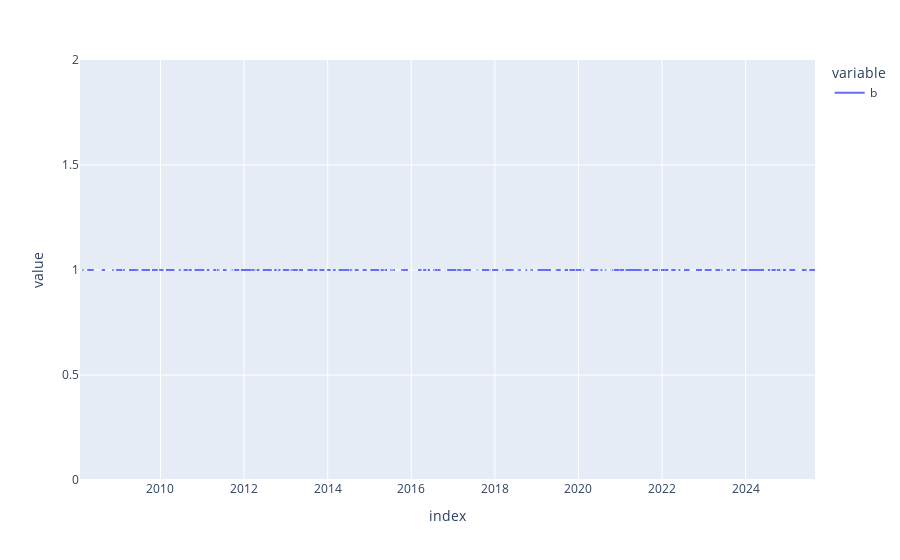

Write notebook code for a chart like this one.
### Code cell
px.line(df['b'])

### Figure 1 — Plotly figure (JSON) as saved in the notebook; plotly's stock layout.template omitted (floating-point values rounded to 4 significant figures; data arrays with more than 128 entries replaced by an {"elided": "..."} marker saying what was removed)
{"data": [{"hovertemplate": "variable=b<br>index=%{x}<br>value=%{y}<extra></extra>", "legendgroup": "b", "line": {"color": "#636efa", "dash": "solid"}, "marker": {"symbol": "circle"}, "mode": "lines", "name": "b", "showlegend": true, "type": "scattergl", "x": {"elided": "4502 str values"}, "xaxis": "x", "y": {"elided": "4502 int values"}, "yaxis": "y"}], "layout": {"legend": {"title": {"text": "variable"}, "tracegroupgap": 0}, "margin": {"t": 60}, "xaxis": {"anchor": "y", "domain": [0, 1], "title": {"text": "index"}}, "yaxis": {"anchor": "x", "domain": [0, 1], "title": {"text": "value"}}}}
